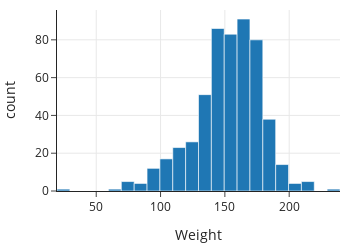

Notebook code cell kept with this figure:
### Markdown cell above
Next, we examine the distribution of values for weight to see if there are any issues with quality:

### Code cell
px.histogram(donkeys, x='Weight', nbins=40, width=350, height=250)

### Figure 1 — Plotly figure (JSON) as saved in the notebook; plotly's stock layout.template omitted (floating-point values rounded to 4 significant figures; data arrays with more than 128 entries replaced by an {"elided": "..."} marker saying what was removed)
{"data": [{"alignmentgroup": "True", "bingroup": "x", "hovertemplate": "Weight=%{x}<br>count=%{y}<extra></extra>", "legendgroup": "", "marker": {"color": "#1F77B4", "pattern": {"shape": ""}}, "name": "", "nbinsx": 40, "offsetgroup": "", "orientation": "v", "showlegend": false, "type": "histogram", "x": {"elided": "542 int values"}, "xaxis": "x", "yaxis": "y"}], "layout": {"barmode": "relative", "height": 250, "legend": {"tracegroupgap": 0}, "width": 350, "xaxis": {"anchor": "y", "domain": [0, 1], "title": {"text": "Weight"}}, "yaxis": {"anchor": "x", "domain": [0, 1], "title": {"text": "count"}}}}
